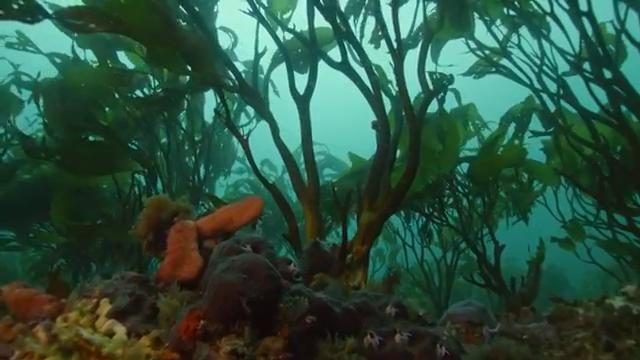
%> input picture 2.jpg, 640 x 360 px
$ octave Our-method.m   (GNU Octave 9; MATLAB toolbox functions it lacks are replaced by stand-ins)
%> lines starting %> are read from the running program, lines starting %| are printed output that depends on the picture
clc; clear; close all;

% 读入 RGB 图像
rgbImage = imread('2.jpg');
%> rgbImage is the input picture: size 360x640x3 uint8; mean R, G, B 45, 81, 63.8

% 转换到 Lab 空间
labImage = rgb2lab(rgbImage);
%> labImage: size 360x640x3 double; mean of channels 1, 2, 3 30.7, -15.5, 6.9

% ---------- L 通道做 CLAHE ----------
L = labImage(:,:,1);
Lnorm = mat2gray(L);

Lclahe = adapthisteq(Lnorm);

figure;
subplot(1,3,1);
histogram(Lnorm), title('原始图像 L 通道直方图');
subplot(1,3,3);
histogram(Lclahe), title('CLAHE后 L 通道直方图'), ylim([0 8000]);
subplot(1,3,2);
cdfplot(Lnorm(:)), title('原始图像 L 通道CDF');
labImage(:,:,1) = Lclahe * 100;   % CLAHE 后缩放回 [0,100]
%> labImage: size 360x640x3 double; mean of channels 1, 2, 3 40, -15.5, 6.9
L_orgin = lab2rgb(labImage);
imwrite(L_orgin, 'out1.jpg');

% ---------- a、b 通道做白平衡 ----------
a = labImage(:,:,2);
b = labImage(:,:,3);
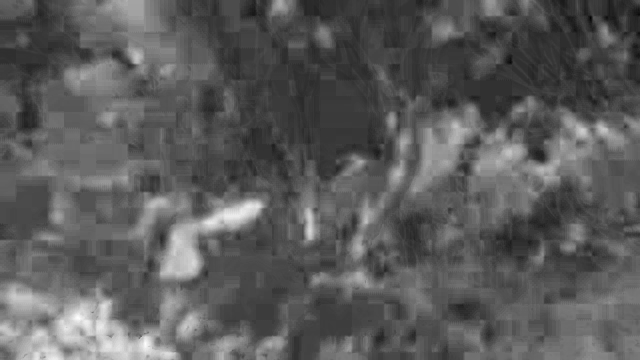
%> b: size 360x640 double; min -11.59, max 39.8, mean 6.9; drawn with min black and max white

% 计算均值偏移量
aMean = mean(a(:));
%> aMean = -15.51
bMean = mean(b(:));
%> bMean = 6.87

% 将均值校正到 0
aWB = a - aMean;
bWB = b - bMean;

labImage(:,:,2) = aWB;
%> labImage: size 360x640x3 double; mean of channels 1, 2, 3 40, 0, 6.9
labImage(:,:,3) = bWB;
%> labImage: size 360x640x3 double; mean of channels 1, 2, 3 40, 0, 0

% ---------- 转换回 RGB ----------
rgbEnhanced = lab2rgb(labImage);
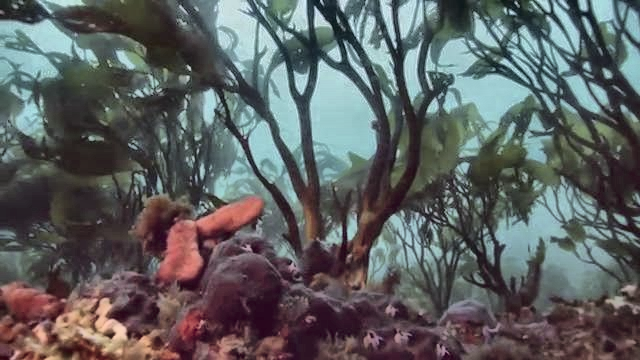
%> rgbEnhanced: size 360x640x3 double; mean R, G, B 0.368, 0.381, 0.383; drawn with min black and max white
imwrite(rgbEnhanced, 'out2.jpg');

%% 1. 读取图像
I = L_orgin; % 示例图
I_balanced = rgbEnhanced;

%% 2. 原图 vs 白平衡图
figure;
subplot(1,2,1), imshow(I), title('原始图像');
subplot(1,2,2), imshow(I_balanced), title('白平衡后图像');
%% 3. 转换到 Lab 空间
lab_orig = rgb2lab(I);
%> lab_orig: size 360x640x3 double; mean of channels 1, 2, 3 40, -15.5, 6.9
lab_bal  = rgb2lab(I_balanced);
%> lab_bal: size 360x640x3 double; mean of channels 1, 2, 3 40, 0, 0

a_orig = lab_orig(:,:,2);
b_orig = lab_orig(:,:,3);
a_bal  = lab_bal(:,:,2);
b_bal  = lab_bal(:,:,3);

% 随机抽样部分像素以避免点太多
sample_idx = randperm(numel(a_orig), 5000);
a_orig_s = a_orig(sample_idx);
%> a_orig_s = 5000 values, max 32.12 at index 2435, min -36.83 at index 4877, mean -15.74
b_orig_s = b_orig(sample_idx);
%> b_orig_s = 5000 values, max 36.8 at index 1582, min -6.81 at index 180, mean 6.83
a_bal_s  = a_bal(sample_idx);
%> a_bal_s = 5000 values, max 47.63 at index 2435, min -21.32 at index 4877, mean -0.232
b_bal_s  = b_bal(sample_idx);
%> b_bal_s = 5000 values, max 29.93 at index 1582, min -13.68 at index 180, mean -0.0431

x = -50:0.1:50;

% 绘制 (a,b) 平面分布
figure;
subplot(1,2,1);
scatter(a_orig_s, b_orig_s, 5, '.');
xlabel('a (绿-红)'), ylabel('b (蓝-黄)');
title('原图 (a,b) 分布');
axis equal; grid on;
ylim([-20 45]);
hold on;
plot(x,x,'r--','LineWidth',1.5);
hold off;

subplot(1,2,2);
scatter(a_bal_s, b_bal_s, 5, '.');
xlabel('a (绿-红)'), ylabel('b (蓝-黄)');
title('白平衡后 (a,b) 分布');
axis equal; grid on;
ylim([-20 45]);
hold on;
plot(x,x,'r--','LineWidth',1.5);
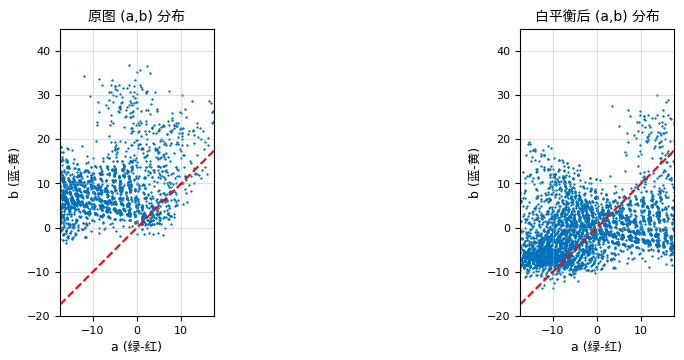
%> figure redrawn from the program's plot data, 2 panels; panel 1: curve peaks at x = 50, y = 50, above the top of the axes
hold off;

% 1. 读取图像
I = rgbEnhanced;
I = im2double(I);   % [0,1] 范围

% 2. 不用转灰度，直接对色彩空间RGB进行变换
% I_gray = I;
x = I;

% 3. 标准正态分布 PDF 变换
s1 = ((1 ./ sqrt(2 * pi)) .* (exp(- .5 .* (x.^2))));
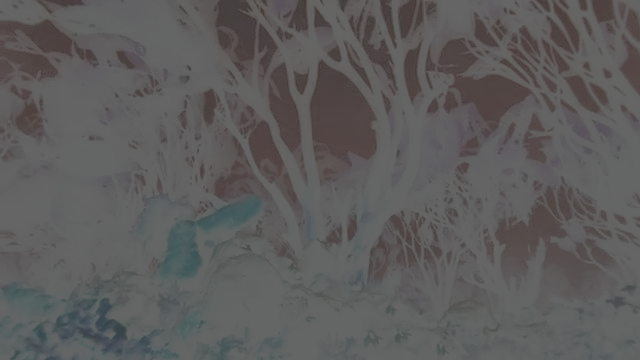
%> s1: size 360x640x3 double; mean R, G, B 0.367, 0.362, 0.362
imwrite(s1, 'out3.jpg');
% 4. Softplus 变换
s2 = (log(1 + exp(x)));
imwrite(s2, 'out4.jpg');
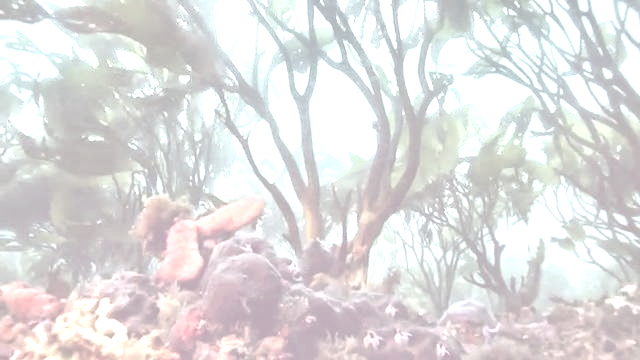
%> saved as out4.jpg: size 360x640x3 uint8; mean R, G, B 224, 222.5, 222.6
% 5. 对数合并（相乘 + 相加，再开方）
s = sqrt((s1 + s2) + (s1 .* s2));
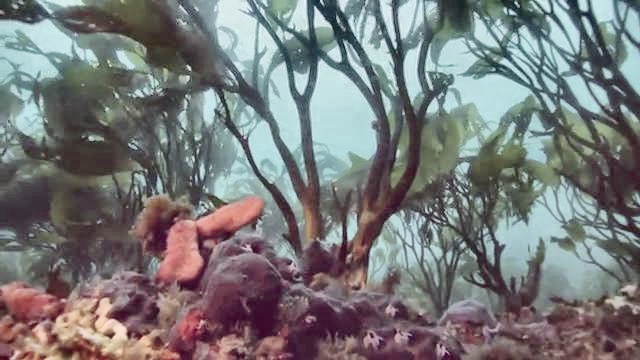
%> s: size 360x640x3 double; mean R, G, B 1.26, 1.26, 1.26; drawn with min black and max white

% 6. 归一化 + 伽马矫正
gamma = 1;
out = ((s - min(s(:))) ./ (max(s(:)) - min(s(:)))).^gamma;
imwrite(out, 'out5.jpg');

figure;
imshowpair(rgbEnhanced, out, 'montage');
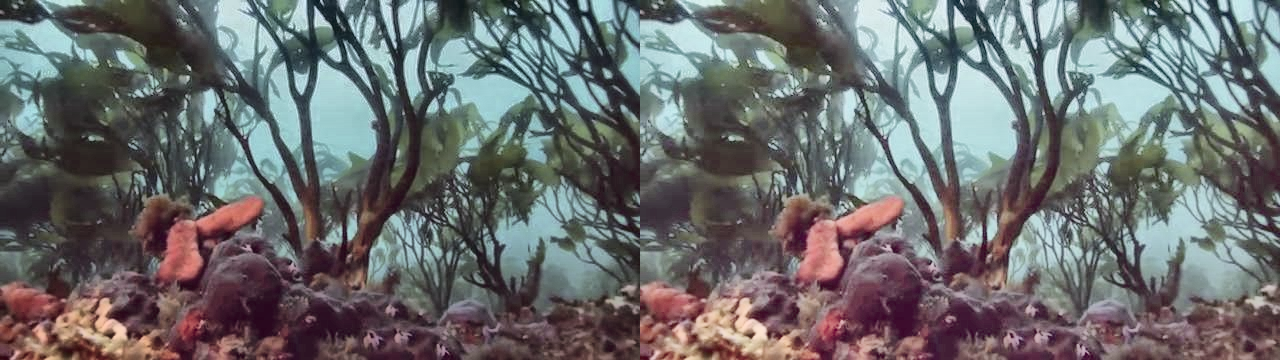
%> displayed picture: size 360x1280x3, on the screen's scale of 0 to 255; mean R, G, B 107.4, 109, 109.7
title('原图 (左) vs CLAHE+白平衡 (右)');
